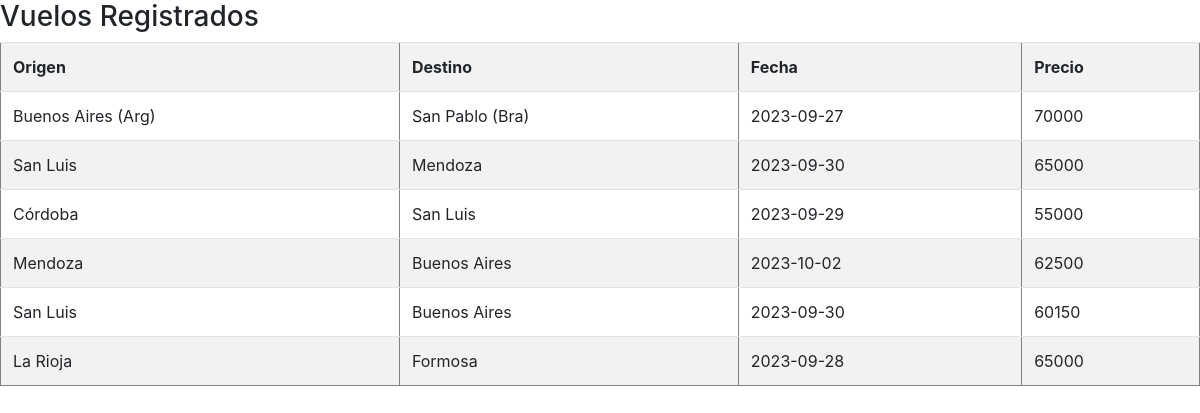
Page /ej3.php on the committed database.
### tables this page shows
CREATE TABLE `vuelo` (
  `IDVuelo` int(11) NOT NULL,
  `Origen` varchar(250) NOT NULL,
  `Destino` varchar(250) NOT NULL,
  `FechaPartida` date NOT NULL,
  `Precio` int(11) NOT NULL
);

### ej3.php (the view, shortened to what this page needs)
<!DOCTYPE html>
<html lang="en">
<head>
    <link href="./../css/bootstrap.min.css" type="text/css" rel="stylesheet">
</head>
<body>
<?php
$conexion = mysqli_connect("localhost", "root", "", "vuelos");
?>
<h3>Vuelos Registrados</h3>
<table border="1" class="table table-striped">
<tr>
    <td><b>Origen</b></td>
    <td><b>Destino</b></td>
    <td><b>Fecha</b></td>
    <td><b>Precio</b></td>
</tr>
<?php
$sql="SELECT * from vuelo";
$result=mysqli_query($conexion,$sql);
while($mostrar=mysqli_fetch_array($result)){
?>
<tr>
    <td><?php echo $mostrar['Origen'] ?></td>
    <td><?php echo $mostrar['Destino'] ?></td>
    <td><?php echo $mostrar['FechaPartida'] ?></td>
    <td><?php echo $mostrar['Precio'] ?></td>
</tr>
<?php
}
?>
</table>
</body>
</html>

### rows in the picture
vuelo: Origen "Buenos Aires (Arg)", Destino "San Pablo (Bra)", FechaPartida "2023-09-27", Precio "70000"
vuelo: Origen "San Luis", Destino "Mendoza", FechaPartida "2023-09-30", Precio "65000"
vuelo: Origen "Córdoba", Destino "San Luis", FechaPartida "2023-09-29", Precio "55000"
vuelo: Origen "Mendoza", Destino "Buenos Aires", FechaPartida "2023-10-02", Precio "62500"
vuelo: Origen "San Luis", Destino "Buenos Aires", FechaPartida "2023-09-30", Precio "60150"
vuelo: Origen "La Rioja", Destino "Formosa", FechaPartida "2023-09-28", Precio "65000"
